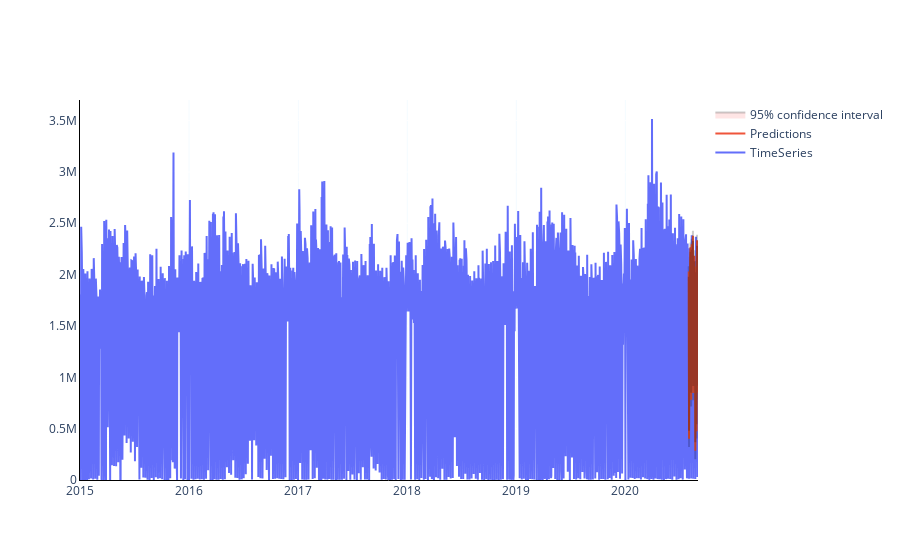

The code cell stored with this chart in its notebook:
### Code cell
fig = go.Figure()
fig.add_trace(go.Scatter(x=df[train_start:test_end].index, y=df[train_start:test_end]['Load Weight'],
                    mode='lines',
                    name='TimeSeries'))
fig.add_trace(go.Scatter(x=predictions_error.index, y=predictions,
                    mode='lines',
                    name='Predictions'))
CI = fcast.conf_int(alpha = .05)
fig.add_traces([go.Scatter(x = predictions_error.index, y = CI[:,0],
                           mode = 'lines', line_color = 'rgba(0,0,0,0.2)',
                           showlegend = False),
                go.Scatter(x = predictions_error.index, y = CI[:,1],
                           mode = 'lines', line_color = 'rgba(0,0,0,0.2)',
                           name = '95% confidence interval',
                           fill='tonexty', fillcolor = 'rgba(255, 0, 0, 0.1)')])

fig.update_layout(paper_bgcolor='rgba(255,255,255)', plot_bgcolor='rgba(0,0,0,0)')
fig.update_xaxes(showline=True, linewidth=1, linecolor='black')
fig.update_yaxes(showline=True, linewidth=1, linecolor='black',rangemode="tozero")
fig.update_xaxes(showgrid=True, gridwidth=0.1, gridcolor='lightskyblue')
#fig.update_yaxes(showgrid=True, gridwidth=0.1, gridcolor='lightskyblue')

fig.show()

print('Mean Absolute Percent Error:', round(np.mean(abs(residuals/test_data['Load Weight'])),4))

print('Root Mean Squared Error:', np.sqrt(np.mean(residuals**2)))

### Figure 1 — Plotly figure (JSON) as saved in the notebook; plotly's stock layout.template omitted (floating-point values rounded to 4 significant figures; data arrays with more than 128 entries replaced by an {"elided": "..."} marker saying what was removed)
{"data": [{"mode": "lines", "name": "TimeSeries", "type": "scatter", "x": {"elided": "1826 str values"}, "y": {"elided": "1826 int values"}}, {"mode": "lines", "name": "Predictions", "type": "scatter", "x": ["2020-07-31T00:00:00", "2020-08-01T00:00:00", "2020-08-03T00:00:00", "2020-08-04T00:00:00", "2020-08-05T00:00:00", "2020-08-06T00:00:00", "2020-08-07T00:00:00", "2020-08-08T00:00:00", "2020-08-10T00:00:00", "2020-08-11T00:00:00", "2020-08-12T00:00:00", "2020-08-13T00:00:00", "2020-08-14T00:00:00", "2020-08-15T00:00:00", "2020-08-17T00:00:00", "2020-08-18T00:00:00", "2020-08-19T00:00:00", "2020-08-20T00:00:00", "2020-08-21T00:00:00", "2020-08-22T00:00:00", "2020-08-24T00:00:00", "2020-08-25T00:00:00", "2020-08-26T00:00:00", "2020-08-27T00:00:00", "2020-08-28T00:00:00", "2020-08-29T00:00:00", "2020-08-31T00:00:00"], "y": [2031000.0, 401600.0, 1869000.0, 1867000.0, 2188000.0, 2267000.0, 2145000.0, 782700.0, 2296000.0, 2224000.0, 2218000.0, 2098000.0, 2378000.0, 846400.0, 1865000.0, 1999000.0, 2184000.0, 1973000.0, 2078000.0, 284800.0, 1745000.0, 1910000.0, 473900.0, 1894000.0, 2335000.0, 849500.0, 2280000.0]}, {"line": {"color": "rgba(0,0,0,0.2)"}, "mode": "lines", "showlegend": false, "type": "scatter", "x": ["2020-07-31T00:00:00", "2020-08-01T00:00:00", "2020-08-03T00:00:00", "2020-08-04T00:00:00", "2020-08-05T00:00:00", "2020-08-06T00:00:00", "2020-08-07T00:00:00", "2020-08-08T00:00:00", "2020-08-10T00:00:00", "2020-08-11T00:00:00", "2020-08-12T00:00:00", "2020-08-13T00:00:00", "2020-08-14T00:00:00", "2020-08-15T00:00:00", "2020-08-17T00:00:00", "2020-08-18T00:00:00", "2020-08-19T00:00:00", "2020-08-20T00:00:00", "2020-08-21T00:00:00", "2020-08-22T00:00:00", "2020-08-24T00:00:00", "2020-08-25T00:00:00", "2020-08-26T00:00:00", "2020-08-27T00:00:00", "2020-08-28T00:00:00", "2020-08-29T00:00:00", "2020-08-31T00:00:00"], "y": [1980000.0, 322500.0, 1805000.0, 1814000.0, 2143000.0, 2221000.0, 2095000.0, 715400.0, 2243000.0, 2177000.0, 2168000.0, 2049000.0, 2327000.0, 777500.0, 1803000.0, 1938000.0, 2131000.0, 1900000.0, 2023000.0, 201200.0, 1691000.0, 1855000.0, 403900.0, 1842000.0, 2281000.0, 781700.0, 2223000.0]}, {"fill": "tonexty", "fillcolor": "rgba(255, 0, 0, 0.1)", "line": {"color": "rgba(0,0,0,0.2)"}, "mode": "lines", "name": "95% confidence interval", "type": "scatter", "x": ["2020-07-31T00:00:00", "2020-08-01T00:00:00", "2020-08-03T00:00:00", "2020-08-04T00:00:00", "2020-08-05T00:00:00", "2020-08-06T00:00:00", "2020-08-07T00:00:00", "2020-08-08T00:00:00", "2020-08-10T00:00:00", "2020-08-11T00:00:00", "2020-08-12T00:00:00", "2020-08-13T00:00:00", "2020-08-14T00:00:00", "2020-08-15T00:00:00", "2020-08-17T00:00:00", "2020-08-18T00:00:00", "2020-08-19T00:00:00", "2020-08-20T00:00:00", "2020-08-21T00:00:00", "2020-08-22T00:00:00", "2020-08-24T00:00:00", "2020-08-25T00:00:00", "2020-08-26T00:00:00", "2020-08-27T00:00:00", "2020-08-28T00:00:00", "2020-08-29T00:00:00", "2020-08-31T00:00:00"], "y": [2082000.0, 480600.0, 1933000.0, 1920000.0, 2233000.0, 2312000.0, 2196000.0, 850000.0, 2349000.0, 2271000.0, 2267000.0, 2147000.0, 2428000.0, 915200.0, 1926000.0, 2059000.0, 2238000.0, 2046000.0, 2134000.0, 368400.0, 1799000.0, 1965000.0, 543800.0, 1946000.0, 2390000.0, 917300.0, 2337000.0]}], "layout": {"paper_bgcolor": "rgba(255,255,255)", "plot_bgcolor": "rgba(0,0,0,0)", "xaxis": {"gridcolor": "lightskyblue", "gridwidth": 0.1, "linecolor": "black", "linewidth": 1, "showgrid": true, "showline": true}, "yaxis": {"linecolor": "black", "linewidth": 1, "rangemode": "tozero", "showline": true}}}
